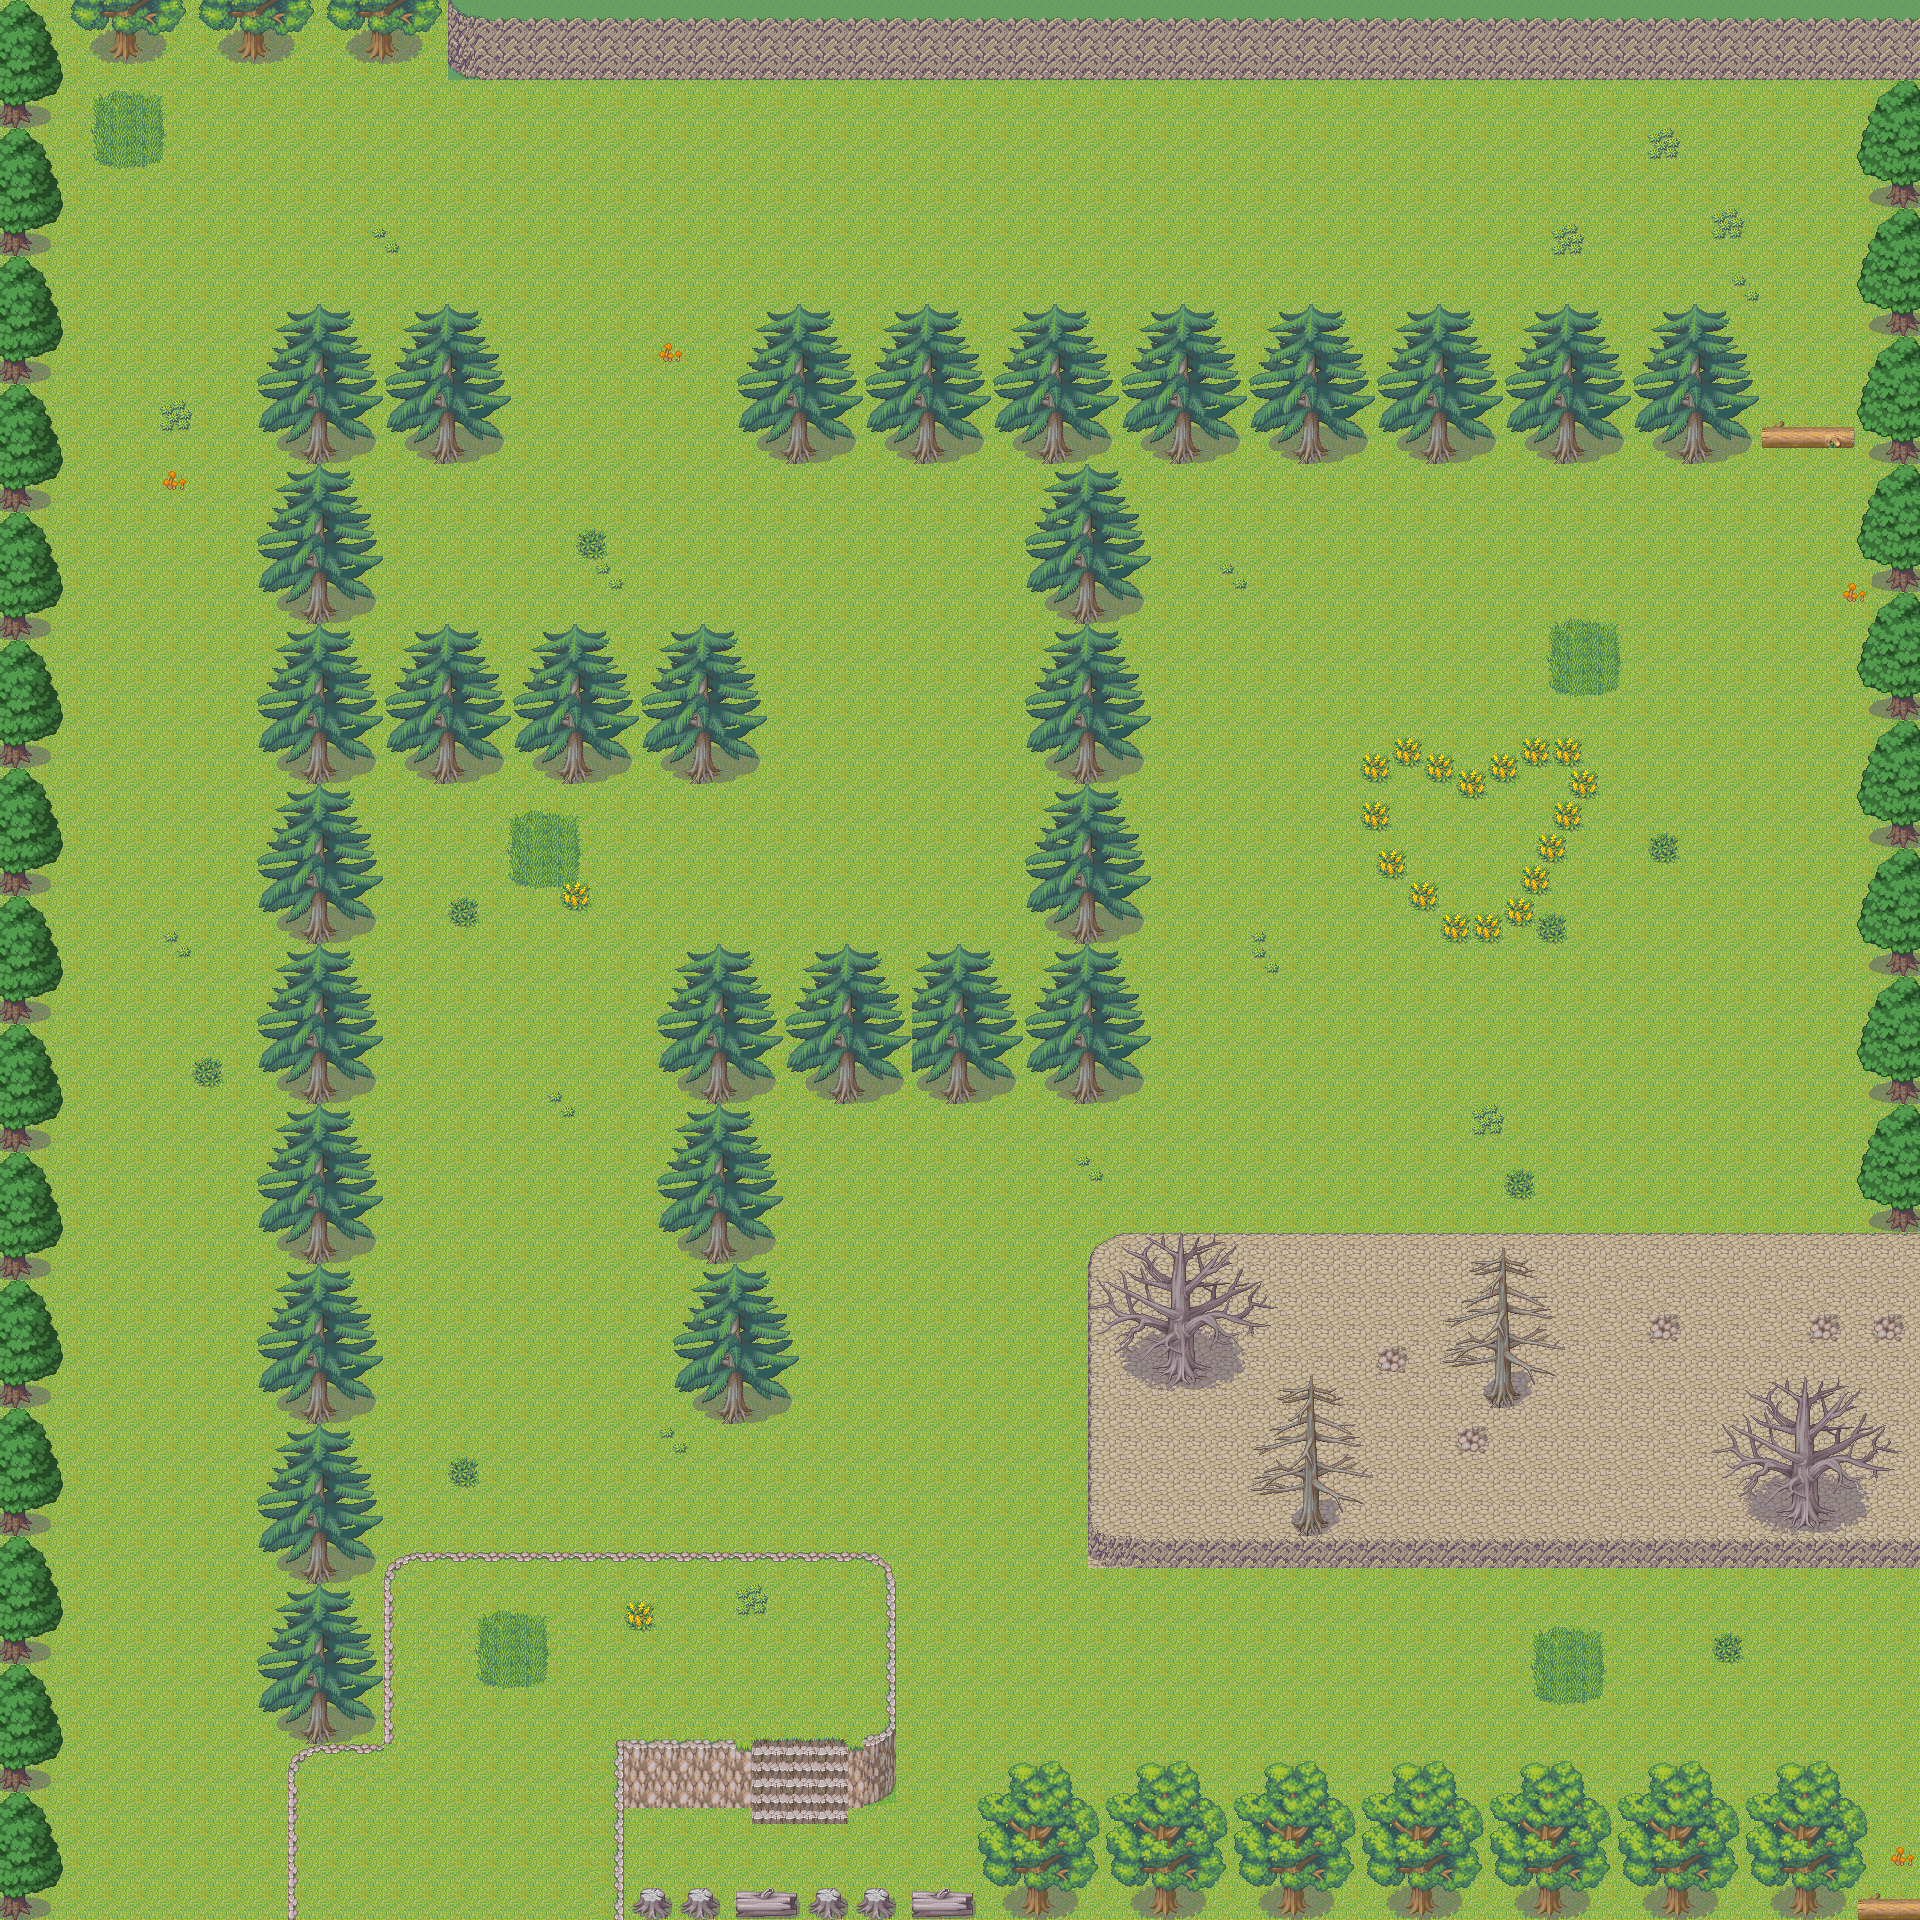

Rendered tile map (Tiled .tmx) drawn with the repository's tilesets; below, a short description and the map source with its tile grids summarised:
An orthogonal 120x120 tile map with 16x16 px tiles, 3 tile layers (background, first, second) and 59 objects (23x barrier, 10x semi-transparent, 3x entrance).

<map version="1.0" orientation="orthogonal" width="120" height="120" tilewidth="16" tileheight="16">
 <properties>
  <property name="scene-type" value="field" />
  <property name="sound" value="sounds/forest.mp3" />
  <property name="tmx" value="maps/M102.tmx" />
 </properties>
 <tileset firstgid="1" name="forest" tilewidth="16" tileheight="16">
  <image source="forest.png" width="1024" height="1312" />
 </tileset>
 <layer name="background" width="120" height="120">
  <data>[14400 cells, 14400 non-empty, 4 distinct tile ids]</data>
 </layer>
 <layer name="first" width="120" height="120">
  <data>[14400 cells, 5838 non-empty, 356 distinct tile ids]</data>
 </layer>
 <layer name="second" width="120" height="120">
  <data>[14400 cells, 598 non-empty, 240 distinct tile ids]</data>
 </layer>
 <objectgroup name="entrances" width="120" height="120">
  <object name="forest-2-south-1" type="entrance" x="48" y="1888" width="240" height="32">
   <properties>
    <property name="ID" value="M101" />
    <property name="dest" value="forest-1-north-1" />
   </properties>
  </object>
  <object name="forest-2-south-2" type="entrance" x="304" y="1888" width="320" height="32">
   <properties>
    <property name="ID" value="M101" />
    <property name="dest" value="forest-1-north-2" />
   </properties>
  </object>
  <object name="forest-2-south-3" type="entrance" x="1888" y="1568" width="32" height="192">
   <properties>
    <property name="ID" value="M001" />
    <property name="dest" value="village-east" />
   </properties>
  </object>
 </objectgroup>
 <objectgroup name="semi-transparents" width="120" height="120">
  <object type="semi-transparent" x="256" y="304" width="112" height="1440" />
  <object type="semi-transparent" x="656" y="944" width="416" height="128" />
  <object type="semi-transparent" x="368" y="624" width="384" height="128" />
  <object type="semi-transparent" x="736" y="304" width="1024" height="128" />
  <object type="semi-transparent" x="368" y="304" width="128" height="128" />
  <object type="semi-transparent" x="1024" y="464" width="128" height="640" />
  <object type="semi-transparent" x="656" y="1072" width="128" height="320" />
  <object type="semi-transparent" x="960" y="1760" width="960" height="128" />
  <object type="semi-transparent" x="32" y="80" width="48" height="1840" />
  <object type="semi-transparent" x="1840" y="80" width="32" height="1152" />
 </objectgroup>
 <objectgroup name="barriers" width="120" height="120">
  <object type="barrier" x="0" y="0" width="1920" height="80" />
  <object type="barrier" x="0" y="80" width="32" height="1856" />
  <object type="barrier" x="1872" y="80" width="48" height="1168" />
  <object type="barrier" x="32" y="1920" width="1888" height="16" />
  <object type="barrier" x="640" y="1888" width="1280" height="32" />
  <object type="barrier" x="1920" y="1248" width="32" height="688" />
  <object type="barrier" x="1088" y="1232" width="832" height="336" />
  <object type="barrier" x="304" y="416" width="32" height="1328" />
  <object type="barrier" x="288" y="1744" width="16" height="192" />
  <object type="barrier" x="336" y="1728" width="48" height="16" />
  <object type="barrier" x="336" y="1552" width="48" height="176" />
  <object type="barrier" x="384" y="1552" width="496" height="16" />
  <object type="barrier" x="880" y="1552" width="16" height="240" />
  <object type="barrier" x="624" y="1744" width="16" height="176" />
  <object type="barrier" x="640" y="1744" width="112" height="64" />
  <object type="barrier" x="848" y="1744" width="32" height="64" />
  <object type="barrier" x="768" y="432" width="1104" height="32" />
  <object type="barrier" x="336" y="432" width="160" height="32" />
  <object type="barrier" x="336" y="752" width="400" height="32" />
  <object type="barrier" x="1072" y="464" width="32" height="640" />
  <object type="barrier" x="688" y="1072" width="384" height="32" />
  <object type="barrier" x="704" y="1104" width="32" height="320" />
  <object type="barrier" x="736" y="1376" width="16" height="48" />
 </objectgroup>
 <objectgroup name="objects" width="120" height="120">
  <object x="446" y="1632">
   <properties>
    <property name="ID" value="E112" />
    <property name="flags" value="F108,F105,F112,F104,F101,F102,F109" />
   </properties>
  </object>
  <object x="526" y="1698">
   <properties>
    <property name="ID" value="E112" />
    <property name="flags" value="F108,F107,F108,F116,F111,F112,F115" />
   </properties>
  </object>
  <object x="442" y="1752">
   <properties>
    <property name="ID" value="E113" />
    <property name="flags" value="F108,F113,F103,F109,F115,F101,F102" />
   </properties>
  </object>
  <object x="528" y="1768">
   <properties>
    <property name="ID" value="E113" />
    <property name="flags" value="F108,F114,F102,F110,F105,F107,F103" />
   </properties>
  </object>
  <object x="598" y="1628">
   <properties>
    <property name="ID" value="E114" />
    <property name="flags" value="F108,F114,F109,F111,F112,F107,F115" />
   </properties>
  </object>
  <object x="930" y="1208">
   <properties>
    <property name="ID" value="E117" />
    <property name="flags" value="F109,F116,F101,F108,F115,F107,F105" />
   </properties>
  </object>
  <object x="866" y="1296">
   <properties>
    <property name="ID" value="E116" />
    <property name="flags" value="F109,F112,F106,F101,F113,F110,F102" />
   </properties>
  </object>
  <object x="980" y="1298">
   <properties>
    <property name="ID" value="E116" />
    <property name="flags" value="F109,F104,F110,F108,F106,F109,F116" />
   </properties>
  </object>
  <object x="980" y="1298">
   <properties>
    <property name="ID" value="E116" />
    <property name="flags" value="F109,F110,F111,F106,F108,F109,F107" />
   </properties>
  </object>
  <object x="938" y="1368">
   <properties>
    <property name="ID" value="E115" />
    <property name="flags" value="F109,F102,F110,F116,F105,F111,F114" />
   </properties>
  </object>
  <object x="826" y="1368">
   <properties>
    <property name="ID" value="E114" />
    <property name="flags" value="F109,F103,F113,F106,F108,F115,F112" />
   </properties>
  </object>
  <object x="865" y="560">
   <properties>
    <property name="ID" value="E118" />
    <property name="flags" value="F110,F103,F110,F105,F102,F109,F115" />
   </properties>
  </object>
  <object x="960" y="620">
   <properties>
    <property name="ID" value="E118" />
    <property name="flags" value="F110,F108,F101,F113,F102,F111,F116" />
   </properties>
  </object>
  <object x="734" y="538">
   <properties>
    <property name="ID" value="E119" />
    <property name="flags" value="F110,F108,F104,F103,F114,F102,F101" />
   </properties>
  </object>
  <object x="734" y="538">
   <properties>
    <property name="ID" value="E119" />
    <property name="flags" value="F110,F103,F102,F111,F115,F105,F110" />
   </properties>
  </object>
  <object x="1384" y="834">
   <properties>
    <property name="ID" value="E116" />
    <property name="flags" value="F111,F101,F113,F115,F112,F107,F116" />
   </properties>
  </object>
  <object x="1434" y="748">
   <properties>
    <property name="ID" value="E117" />
    <property name="flags" value="F111,F107,F112,F101,F108,F105,F110" />
   </properties>
  </object>
  <object x="1564" y="750">
   <properties>
    <property name="ID" value="E119" />
    <property name="flags" value="F111,F113,F101,F110,F109,F116,F103" />
   </properties>
  </object>
  <object x="1572" y="836">
   <properties>
    <property name="ID" value="E118" />
    <property name="flags" value="F111,F107,F113,F115,F105,F104,F108" />
   </properties>
  </object>
  <object x="1484" y="924">
   <properties>
    <property name="ID" value="E115" />
    <property name="flags" value="F111,F109,F102,F111,F106,F116,F103" />
   </properties>
  </object>
  </objectgroup>
</map>
<!-- 3 of 59 objects omitted -->
